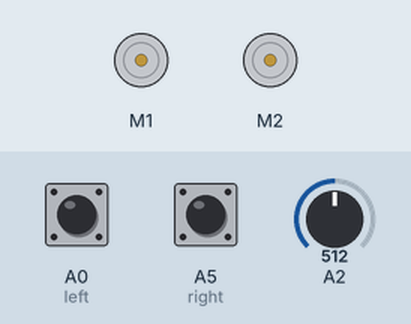
The sketch below on a simulated Arduino Uno, built with avr-gcc and run on an emulated ATmega328P. On the bench: 2 × DC motor (green arrow = forward, orange = backward, longer = faster). Inputs (shaded band) come from the test bench; at power-on: A0 (left) LOW, A5 (right) LOW, A2 = 512.

Above: at 1.2 s.
1.3 s: A0 (left) pulled HIGH for 0.15 s
At 1.37 s:
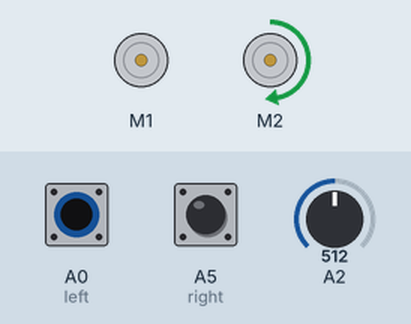
2.9 s: A5 (right) pulled HIGH for 0.15 s
At 2.97 s:
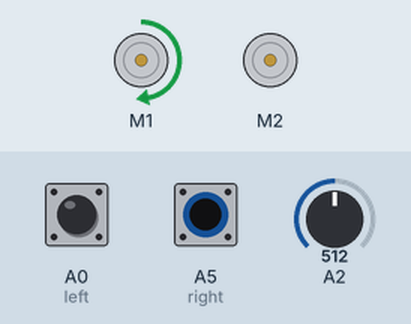
4.5 s: A5 (right) pulled HIGH for 3.2 s
At 8.8 s:
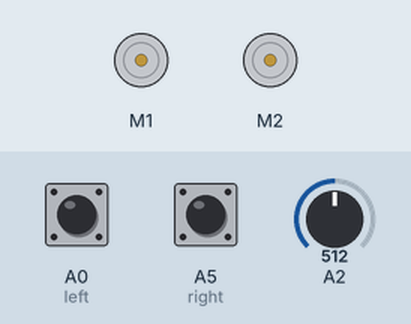
9.2 s: A0 (left) pulled HIGH for 3.2 s
At 10.0 s:
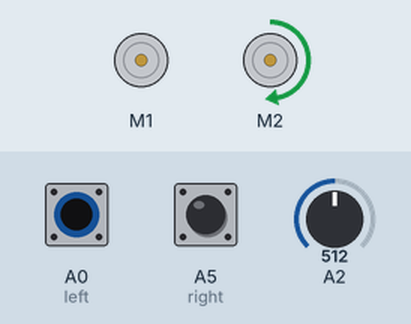
13.9 s: A0 (left) driven HIGH and A5 (right) driven HIGH
At 14.7 s:
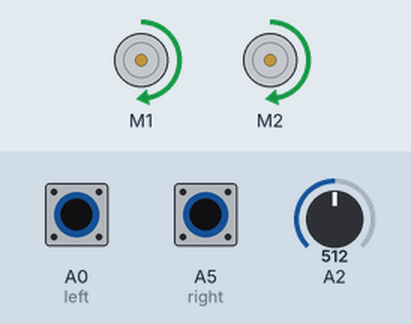
15.4 s: A2 set to 716
At 15.9 s:
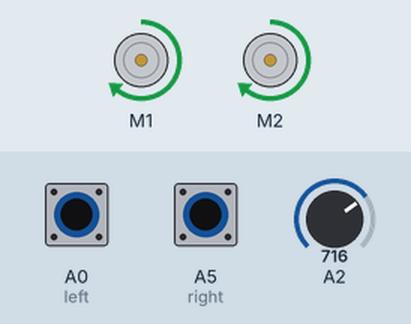
Timing chart, 0 to 17.9 s (numbered marks = the images above; inputs shaded):
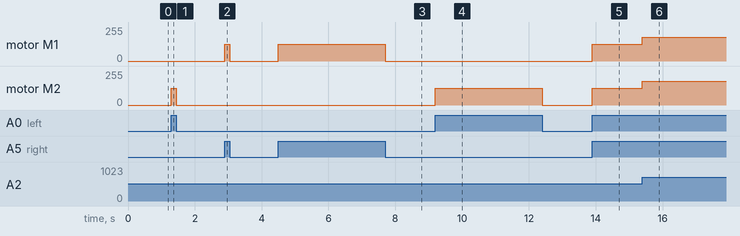

The sketch:

ARDUINO_LINE_FOLLOWING_CAR.ino
```cpp
#include <AFMotor.h>

#define right A5
#define left A0

float sterowanie=57;

AF_DCMotor motor1(1);
AF_DCMotor motor2(2);


void setup() {

  pinMode(left,INPUT);
  pinMode(right,INPUT);
  Serial.begin(9600);

}

void loop(){
  sterowanie=analogRead(A2)*(255.0/1024.0);


  if(digitalRead(left)==HIGH && digitalRead(right)==HIGH){
    //Forward
    motor1.run(FORWARD);
    motor1.setSpeed(sterowanie);
    motor2.run(FORWARD);
    motor2.setSpeed(sterowanie);

  }
  else if(digitalRead(left)==HIGH && digitalRead(right)==LOW){
    motor1.run(RELEASE);
    motor1.setSpeed(180);
    motor2.run(FORWARD);
    motor2.setSpeed(sterowanie);

  }
  else if(digitalRead(left)==LOW && digitalRead(right)==HIGH){
    //turn right
    motor1.run(FORWARD);
    motor1.setSpeed(sterowanie);
    motor2.run(RELEASE);
    motor2.setSpeed(180);

  }
  else if(digitalRead(left)==LOW && digitalRead(right)==LOW){
    //stop
    motor1.run(RELEASE);
    motor1.setSpeed(0);
    motor2.run(RELEASE);
    motor2.setSpeed(0);


  }

}
```

Measured:
- after the input at 1.3 s, motor M2: stopped → forward 127/255 at once, → stopped 0.15 s later
- after the input at 2.9 s, motor M1: stopped → forward 127/255 at once, → stopped 0.15 s later
- after the input at 4.5 s, motor M1: stopped → forward 127/255 at once, → stopped 3.2 s later
- after the input at 9.2 s, motor M2: stopped → forward 127/255 at once, → stopped 3.2 s later
- after the input at 13.9 s, motor M1, motor M2: stopped → forward 127/255 at once
- after the input at 15.4 s, motor M1, motor M2: forward 127/255 → forward 178/255 at once
